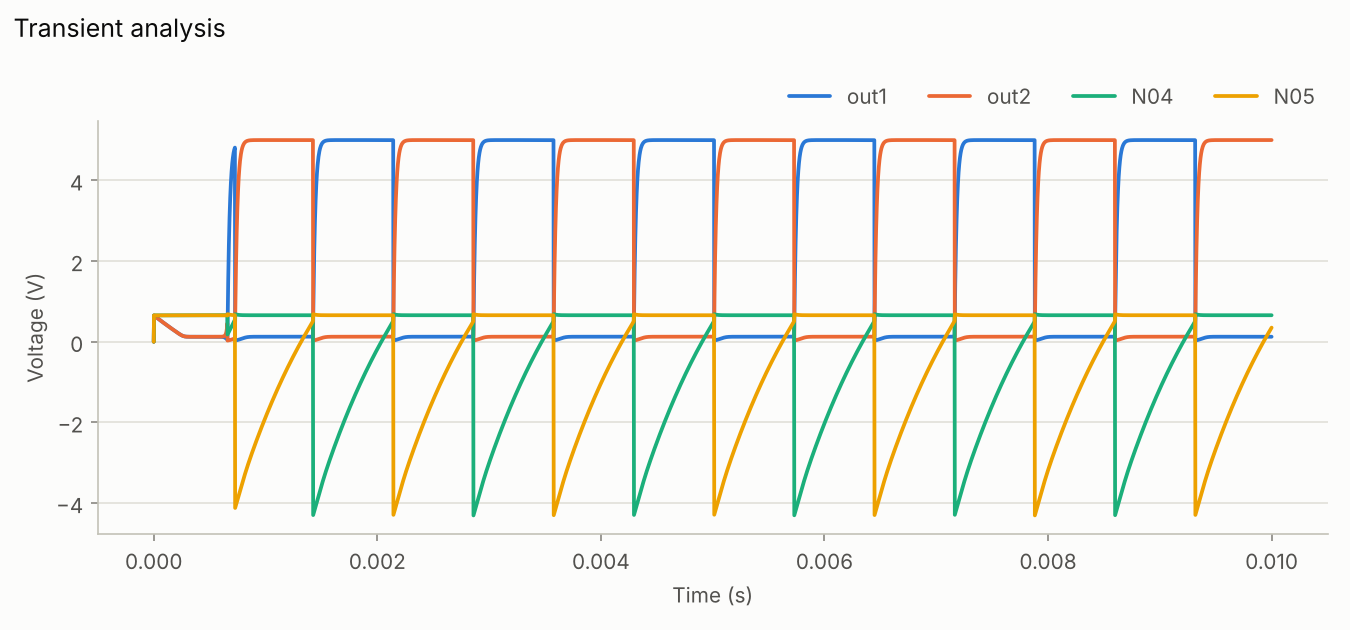

The script that drew this image:
# BJT astable multivibrator (classic two-transistor circuit)
#   Vcc = 5 V, collector resistors 2k, base resistors 100k (to Vcc), coupling capacitors 10 nF
#   period ~ 1.386 * R * C = 1.39 ms
import numpy as np
from pyams.lib import circuit
from pyams.models import DCVoltage, Resistor, Capacitor, BJT

V1 = DCVoltage("N03", "0")
R1 = Resistor("N03", "out1")      # collector resistor of Q2
R2 = Resistor("N03", "out2")      # collector resistor of Q1
R3 = Resistor("N03", "N04")       # base resistor of Q2 (to Vcc)
R4 = Resistor("N03", "N05")       # base resistor of Q1 (to Vcc)
C1 = Capacitor("N04", "out2")     # couples collector of Q1 -> base of Q2
C2 = Capacitor("out1", "N05")     # couples collector of Q2 -> base of Q1
Q1 = BJT("out2", "N05", "0")      # (collector, base, emitter)
Q2 = BJT("out1", "N04", "0")

V1.setParams("Vdc=5V")
R1.setParams("R=2KΩ")
R2.setParams("R=2KΩ")
R3.setParams("R=100KΩ")
R4.setParams("R=100KΩ")
C1.setParams("C=0.01uF")
C2.setParams("C=0.01uF")

cir = circuit()
cir.addElements({"V1": V1, "R1": R1, "R2": R2, "R3": R3, "R4": R4,
                 "C1": C1, "C2": C2, "Q1": Q1, "Q2": Q2})
cir.setOutPuts("out1", "out2", "N04", "N05")

# uic=True: start from the zero state (otherwise the symmetric operating point
# is an unstable equilibrium and the oscillation never starts)
cir.analysis(mode="tran", start=0, stop=10e-3, step=2e-6,
             adaptive=True, order=2, max_step=5e-6, uic=True)
res = cir.run()

t, v = np.array(res["time"]), np.array(res["out1"])
up = t[1:][(v[:-1] < 2.5) & (v[1:] >= 2.5)]
if len(up) > 1:
    T = np.diff(up).mean()
    print("period = %.3f ms  (%.1f Hz);  theory 1.386 R C = %.3f ms" % (T * 1e3, 1 / T, 1.386 * 100e3 * 10e-9 * 1e3))
cir.plot("bjt_astable.png", show=False)
